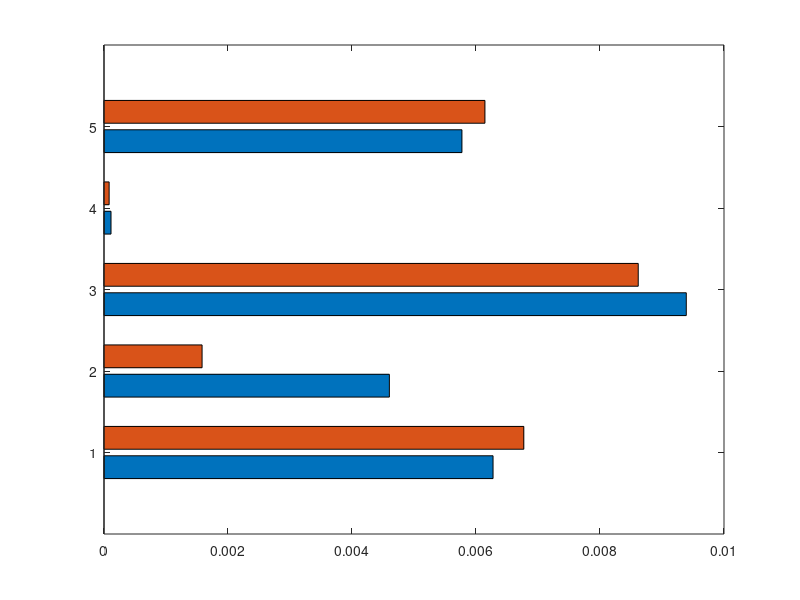

The MATLAB source for this figure: (Note: this script raises an error after producing the figure.)
FFT_h1 = [0.006275 0.004603 0.009392 0.000113 0.005773];
FFT_h4 = [0.006771 0.001582 0.008617 0.000083 0.006144];

FFT = [FFT_h1; FFT_h4]';

%% =====================================================
% 95% Bootstrap CI
%% =====================================================

CI_h1 = [...
    0.005863 0.006650;
    0.001153 0.014886;
    0.007970 0.010649;
    0.000101 0.000145;
    0.004739 0.006757];

CI_h4 = [...
    0.006318 0.007109;
    0.001068 0.002436;
    0.007748 0.009767;
    0.000072 0.000101;
    0.005023 0.007200];

errLow_h1 = FFT_h1 - CI_h1(:,1)';
errUp_h1  = CI_h1(:,2)' - FFT_h1;

errLow_h4 = FFT_h4 - CI_h4(:,1)';
errUp_h4  = CI_h4(:,2)' - FFT_h4;

%% =====================================================
% FIGURE GENERATION
%% =====================================================

figure('Color','w')

b = barh(FFT,'grouped');

% JOURNAL-STYLE COLORS
b(1).FaceColor = [0.12 0.28 0.55];
b(2).FaceColor = [0.10 0.45 0.40];

b(1).EdgeColor = 'none';
b(2).EdgeColor = 'none';

set(gca,'FontSize',18,...
        'LineWidth',2,...
        'TickLabelInterpreter','latex')

set(gca,'YTickLabel',{'LSTM','Elman','GRU','NARX','ESN'})
set(gca,'YDir','reverse')

xlabel('\fontsize{12}{0}\selectfont FFT Error',...
       'Interpreter','latex',...
       'FontWeight','bold')

title('\fontsize{14}{0}\selectfont FFT Error Comparison Across RNN Architectures',...
      'Interpreter','latex',...
      'FontWeight','bold')

legend('h$_1$','h$_4$',...
       'Interpreter','latex',...
       'Location','southeast')

grid on
box on
hold on

xmax = max(FFT(:));

xlim([0 xmax*2.0])

set(gca,'FontSize',18,...
        'LineWidth',2,...
        'TickLabelInterpreter','latex')

%% =====================================================
% BAR POSITIONING
%% =====================================================

nModels = size(FFT,1);
nSeries = size(FFT,2);

groupWidth = 0.6;

for i = 1:nSeries

    y = (1:nModels) - groupWidth/2 + (2*i-1)*groupWidth/(2*nSeries);

    %% ============================================
    % 95% BOOTSTRAP CONFIDENCE INTERVAL ERROR BARS
    %% ============================================

    if i==1

        e1 = errorbar(FFT_h1,y,...
            errLow_h1,errUp_h1,...
            'horizontal','k',...
            'Color',[0.25 0.25 0.25],...
            'LineStyle','none',...
            'LineWidth',1.3,...
            'CapSize',8);

        e1.Annotation.LegendInformation.IconDisplayStyle='off';

    else

        e2 = errorbar(FFT_h4,y,...
            errLow_h4,errUp_h4,...
            'horizontal','k',...
            'Color',[0.25 0.25 0.25],...
            'LineStyle','none',...
            'LineWidth',1.3,...
            'CapSize',8);

        e2.Annotation.LegendInformation.IconDisplayStyle='off';

    end

    %% ============================================
    % NUMERICAL VALUE LABELS
    %% ============================================

    for j = 1:nModels

        val = FFT(j,i);

        if i==1
            offset = errUp_h1(j) + xmax*0.02;
        else
            offset = errUp_h4(j) + xmax*0.02;
        end

        text(val + offset,...
             y(j),...
             num2str(val,'%.6f'),...
             'FontSize',8,...
             'Color',[0.1 0.1 0.1],...
             'HorizontalAlignment','left',...
             'VerticalAlignment','middle');

    end

end

set(gca,'FontSize',10,'LineWidth',1)

hold off

%% =====================================================
% VECTOR PDF EXPORT
%% =====================================================

set(gcf,'Renderer','painters')

exportgraphics(gcf,...
               'FFT_plot.pdf',...
               'ContentType','vector')
